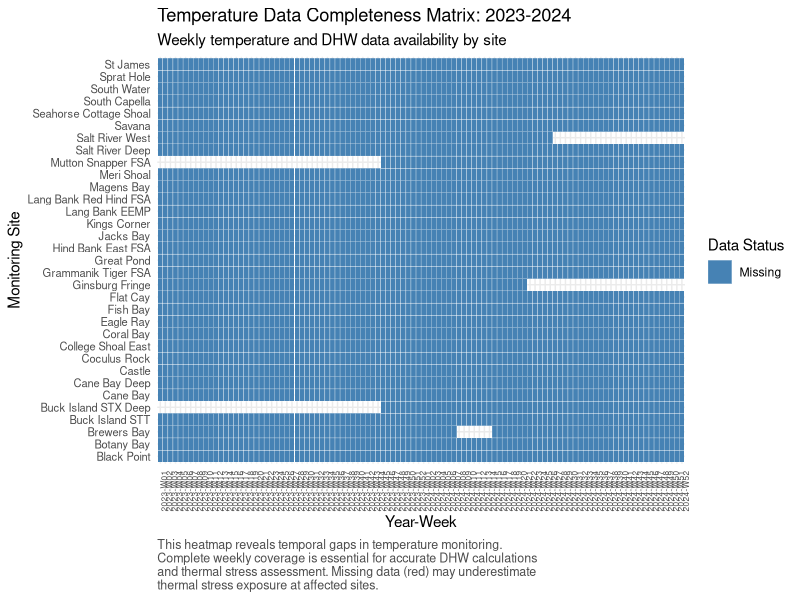
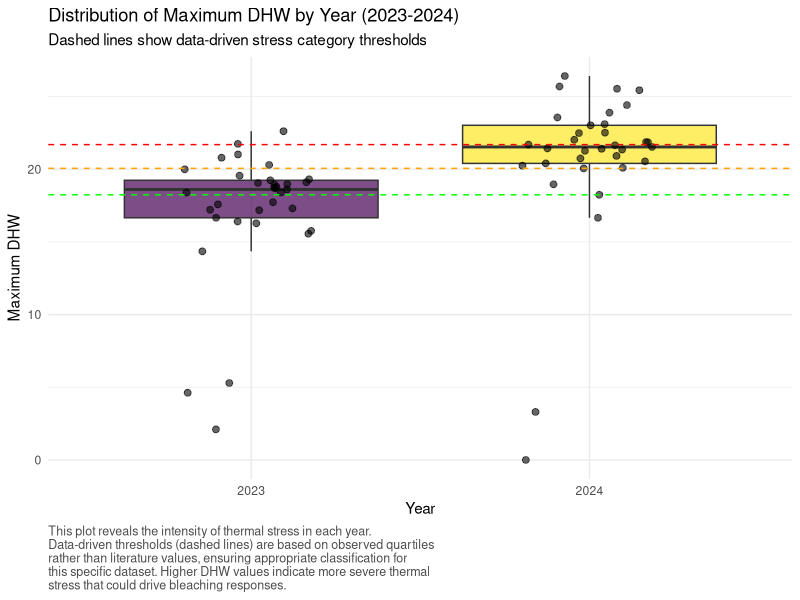
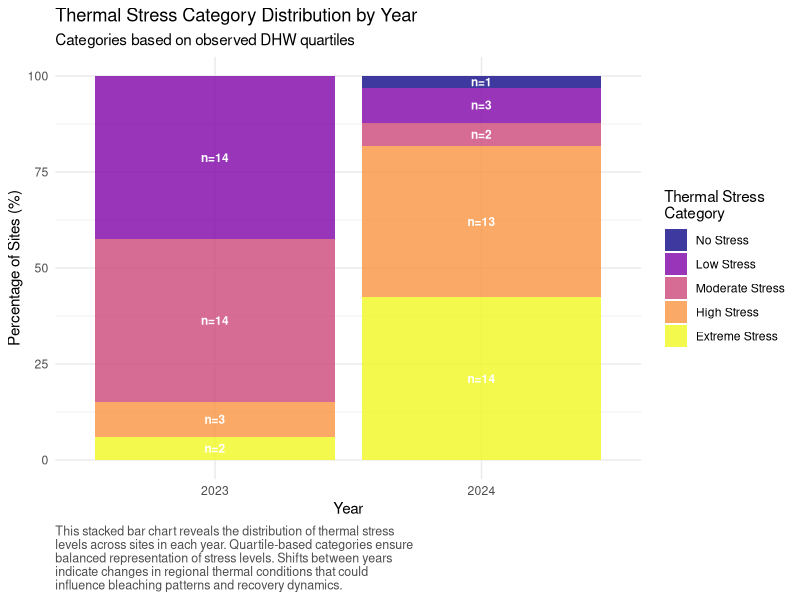
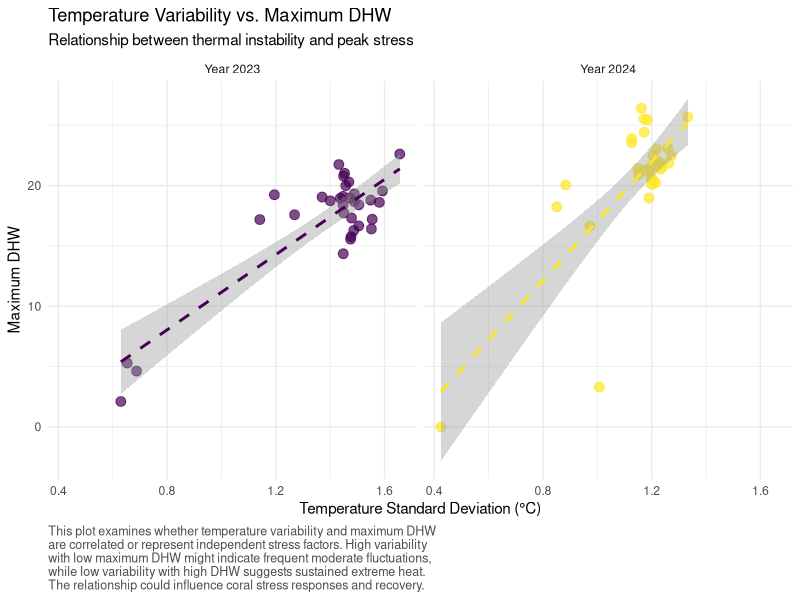
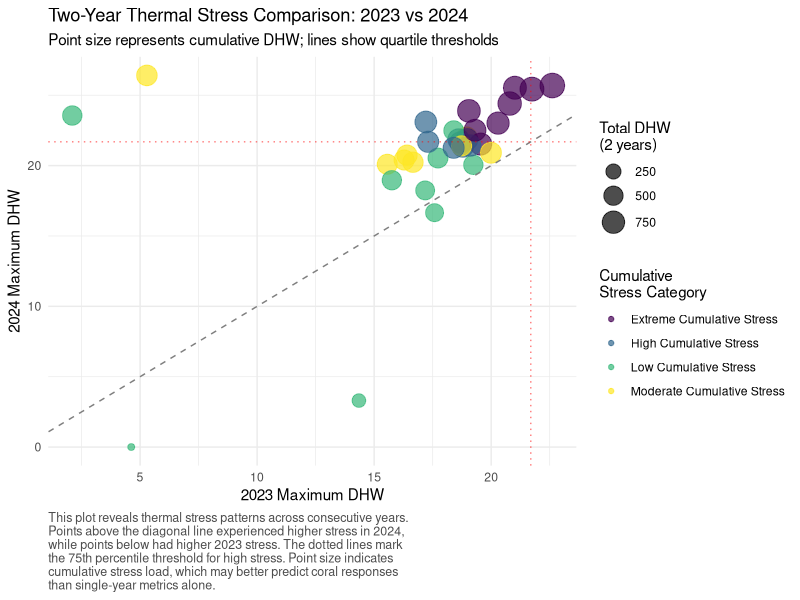

Reproduce these figures in R, in order.
# ============================================================================
  # 02: Comprehensive Temperature and DHW Analysis for 2023-2024 Bleaching Events
  # ============================================================================
# Purpose: Analyze thermal stress patterns, temperature variability, and
#          calculate comprehensive DHW metrics using data-driven quartile
#          classifications. Establish thermal stress categories based on
#          observed data distributions rather than literature thresholds.
# Author: Coral Bleaching Analysis Pipeline
# Date: Analysis of 2023-2025 bleaching events
# Dependencies: Requires 01_severity_thresholds.csv from previous script
# ============================================================================

# Load required libraries with explicit purpose for each
library(dplyr)        # Data manipulation and summarization
library(ggplot2)      # Advanced plotting and visualization
library(readr)        # Efficient CSV reading
library(tidyr)        # Data reshaping for analysis
library(viridis)      # Perceptually uniform color scales
library(scales)       # Scale functions for plots
library(gridExtra)    # Multiple plot arrangement
library(corrplot)     # Correlation analysis visualization
library(lubridate)    # Date manipulation (if needed)

cat("============================================================================\n")
cat("TEMPERATURE AND DHW ANALYSIS FOR 2023-2024 BLEACHING EVENTS\n")
cat("============================================================================\n\n")

# ============================================================================
# LOAD DATA AND INITIAL EXPLORATION
# ============================================================================

cat("STEP 1: Loading temperature data and bleaching thresholds\n")
cat("---------------------------------------------------------\n")

# Load temperature data
# Rationale: Temperature and DHW data provide the thermal stress context
# that drives bleaching responses. Weekly resolution allows detailed analysis
# of stress accumulation patterns and temperature variability.
temp_data <- read_csv("s4pt5_temperatureWeeklyDHW_45sites_2003_2025.csv")

# Load severity thresholds from previous analysis
# Rationale: Using consistent, data-driven thresholds ensures coherent
# classification across all analysis components
if(file.exists("01_severity_thresholds.csv")) {
  severity_thresholds <- read_csv("01_severity_thresholds.csv")
  cat("Loaded bleaching severity thresholds from previous analysis\n")
} else {
  cat("Warning: Severity thresholds not found. Using default values.\n")
  severity_thresholds <- data.frame(
    category = c("minimal", "moderate", "high", "severe"),
    upper_threshold = c(25, 50, 75, 100),
    description = c("Default quartiles", "Default quartiles", "Default quartiles", "Default quartiles")
  )
}

cat("Dataset dimensions:\n")
cat(sprintf("  Temperature data: %d rows × %d columns\n", nrow(temp_data), ncol(temp_data)))
cat(sprintf("  Date range: %d - %d\n", min(temp_data$year, na.rm = TRUE), max(temp_data$year, na.rm = TRUE)))
cat(sprintf("  Total unique sites: %d\n", n_distinct(temp_data$site)))

# Examine data structure and key variables
cat("\nKey variables in temperature data:\n")
cat(paste(names(temp_data), collapse = ", "), "\n")

# Check data completeness for 2023-2024 period
analysis_period_data <- temp_data %>%
  filter(year %in% c(2023, 2024)) %>%
  filter(!is.na(dhw) & !is.na(weekly_max_temp))

cat(sprintf("\nTemperature records for 2023-2024: %d\n", nrow(analysis_period_data)))
cat(sprintf("Sites with 2023-2024 temperature data: %d\n", n_distinct(analysis_period_data$site)))

# ============================================================================
# DATA QUALITY ASSESSMENT FOR THERMAL DATA
# ============================================================================

cat("\nSTEP 2: Temperature data quality assessment\n")
cat("------------------------------------------\n")

# Check missing values and data gaps
missing_temp_analysis <- temp_data %>%
  filter(year %in% c(2023, 2024)) %>%
  summarise(
    total_records = n(),
    missing_dhw = sum(is.na(dhw)),
    missing_temp = sum(is.na(weekly_max_temp)),
    missing_bt = sum(is.na(BT)),
    zero_dhw_count = sum(dhw == 0, na.rm = TRUE),
    complete_records = sum(!is.na(dhw) & !is.na(weekly_max_temp))
  )

cat("Temperature data completeness for 2023-2024:\n")
print(missing_temp_analysis)

# Site-level data completeness
site_completeness <- analysis_period_data %>%
  group_by(site, year) %>%
  summarise(
    weeks_available = n(),
    weeks_with_dhw = sum(dhw > 0, na.rm = TRUE),
    temp_range = max(weekly_max_temp, na.rm = TRUE) - min(weekly_max_temp, na.rm = TRUE),
    .groups = "drop"
  )

cat("\nSite-level data completeness summary:\n")
completeness_summary <- site_completeness %>%
  group_by(year) %>%
  summarise(
    sites = n(),
    mean_weeks = mean(weeks_available),
    min_weeks = min(weeks_available),
    max_weeks = max(weeks_available),
    mean_dhw_weeks = mean(weeks_with_dhw),
    .groups = "drop"
  )
print(completeness_summary)

# ============================================================================
# VISUALIZATION 1: Data Completeness Heatmap
# ============================================================================

# Create heatmap showing data availability by site and week
# Justification: Identifies temporal gaps in temperature monitoring that
# could affect DHW calculations and thermal stress assessment

data_completeness_matrix <- analysis_period_data %>%
  mutate(year_week = paste(year, sprintf("%02d", week), sep = "-W")) %>%
  group_by(site, year_week) %>%
  summarise(
    has_data = !is.na(first(weekly_max_temp)) & !is.na(first(dhw)),
    .groups = "drop"
  ) %>%
  arrange(site, year_week)

p1 <- ggplot(data_completeness_matrix, aes(x = year_week, y = reorder(site, has_data), fill = has_data)) +
  geom_tile(color = "white", size = 0.1) +
  scale_fill_manual(values = c("FALSE" = "red", "TRUE" = "steelblue"),
                    labels = c("Missing", "Available"),
                    name = "Data Status") +
  labs(
    title = "Temperature Data Completeness Matrix: 2023-2024",
    subtitle = "Weekly temperature and DHW data availability by site",
    x = "Year-Week",
    y = "Monitoring Site",
    caption = "This heatmap reveals temporal gaps in temperature monitoring.\nComplete weekly coverage is essential for accurate DHW calculations\nand thermal stress assessment. Missing data (red) may underestimate\nthermal stress exposure at affected sites."
  ) +
  theme_minimal() +
  theme(
    axis.text.x = element_text(angle = 90, hjust = 1, size = 6),
    axis.text.y = element_text(size = 8),
    plot.caption = element_text(hjust = 0, size = 9, color = "gray30")
  )

ggsave("02_plot_temperature_data_completeness.png", p1, width = 16, height = 10, dpi = 300)
cat("\nSaved: 02_plot_temperature_data_completeness.png\n")

# ============================================================================
# COMPREHENSIVE THERMAL METRICS CALCULATION
# ============================================================================

cat("\nSTEP 3: Calculating comprehensive thermal stress metrics\n")
cat("-------------------------------------------------------\n")

# Calculate detailed annual thermal metrics for each site-year
# Rationale: Multiple thermal stress indicators provide different perspectives
# on heat exposure - maximum intensity, cumulative stress, duration, and variability
annual_thermal_metrics <- analysis_period_data %>%
  group_by(site, year) %>%
  summarise(
    # Basic DHW metrics
    max_dhw = max(dhw, na.rm = TRUE),
    mean_dhw = mean(dhw, na.rm = TRUE),
    total_dhw_accumulation = sum(dhw, na.rm = TRUE),
    
    # Temperature extremes
    max_weekly_temp = max(weekly_max_temp, na.rm = TRUE),
    mean_weekly_temp = mean(weekly_max_temp, na.rm = TRUE),
    min_weekly_temp = min(weekly_max_temp, na.rm = TRUE),
    temp_range = max_weekly_temp - min_weekly_temp,
    
    # Temperature variability metrics
    temp_sd = sd(weekly_max_temp, na.rm = TRUE),
    temp_cv = temp_sd / mean_weekly_temp,
    
    # Thermal stress duration metrics
    weeks_above_29 = sum(weekly_max_temp > 29, na.rm = TRUE),
    weeks_above_30 = sum(weekly_max_temp > 30, na.rm = TRUE),
    weeks_above_31 = sum(weekly_max_temp > 31, na.rm = TRUE),
    weeks_with_dhw = sum(dhw > 0, na.rm = TRUE),
    weeks_dhw_above_4 = sum(dhw > 4, na.rm = TRUE),
    weeks_dhw_above_8 = sum(dhw > 8, na.rm = TRUE),
    
    # Data quality metrics
    total_weeks = n(),
    data_completeness = total_weeks / 52,  # Assuming 52 weeks per year
    
    .groups = "drop"
  ) %>%
  # Handle infinite values from division by zero
  mutate(
    temp_cv = ifelse(is.infinite(temp_cv) | is.nan(temp_cv), NA, temp_cv),
    max_dhw = ifelse(is.infinite(max_dhw), NA, max_dhw)
  )

cat(sprintf("Calculated thermal metrics for %d site-year combinations\n", nrow(annual_thermal_metrics)))

# ============================================================================
# DATA-DRIVEN DHW THRESHOLD CALCULATION
# ============================================================================

cat("\nSTEP 4: Establishing data-driven DHW thresholds using observed quartiles\n")
cat("------------------------------------------------------------------------\n")

# Calculate DHW quartiles from observed data
# Rationale: Literature-based thresholds (DHW 4 = bleaching, DHW 8 = mortality)
# may not reflect local conditions. Data-driven thresholds ensure classifications
# are appropriate for this specific dataset and region.

# Extract all non-zero DHW values for quartile calculation
all_dhw_values <- annual_thermal_metrics$max_dhw[!is.na(annual_thermal_metrics$max_dhw) & 
                                                   annual_thermal_metrics$max_dhw > 0]

dhw_quartiles <- quantile(all_dhw_values, probs = c(0, 0.25, 0.5, 0.75, 1.0))
cat("Maximum DHW quartiles (observed data):\n")
print(dhw_quartiles)

# Calculate temperature variability quartiles
temp_var_values <- annual_thermal_metrics$temp_sd[!is.na(annual_thermal_metrics$temp_sd)]
temp_var_quartiles <- quantile(temp_var_values, probs = c(0, 0.25, 0.5, 0.75, 1.0))
cat("\nTemperature variability (SD) quartiles:\n")
print(temp_var_quartiles)

# Calculate cumulative DHW quartiles
cumul_dhw_values <- annual_thermal_metrics$total_dhw_accumulation[!is.na(annual_thermal_metrics$total_dhw_accumulation) & 
                                                                    annual_thermal_metrics$total_dhw_accumulation > 0]
cumul_dhw_quartiles <- quantile(cumul_dhw_values, probs = c(0, 0.25, 0.5, 0.75, 1.0))
cat("\nCumulative DHW quartiles:\n")
print(cumul_dhw_quartiles)

# Define thermal stress categories based on observed quartiles
thermal_stress_thresholds <- list(
  dhw_low = dhw_quartiles[2],        # 0-25th percentile
  dhw_moderate = dhw_quartiles[3],   # 25th-50th percentile
  dhw_high = dhw_quartiles[4],       # 50th-75th percentile
  dhw_extreme = dhw_quartiles[5]     # 75th-100th percentile
)

cat("\nData-driven thermal stress categories (Max DHW):\n")
cat(sprintf("  Low Stress: 0 - %.1f DHW (0-25th percentile)\n", thermal_stress_thresholds$dhw_low))
cat(sprintf("  Moderate Stress: %.1f - %.1f DHW (25th-50th percentile)\n", 
            thermal_stress_thresholds$dhw_low, thermal_stress_thresholds$dhw_moderate))
cat(sprintf("  High Stress: %.1f - %.1f DHW (50th-75th percentile)\n", 
            thermal_stress_thresholds$dhw_moderate, thermal_stress_thresholds$dhw_high))
cat(sprintf("  Extreme Stress: %.1f - %.1f DHW (75th-100th percentile)\n", 
            thermal_stress_thresholds$dhw_high, thermal_stress_thresholds$dhw_extreme))

# Apply thermal stress categories
annual_thermal_metrics <- annual_thermal_metrics %>%
  mutate(
    dhw_stress_category = case_when(
      is.na(max_dhw) | max_dhw == 0 ~ "No Stress",
      max_dhw <= thermal_stress_thresholds$dhw_low ~ "Low Stress",
      max_dhw <= thermal_stress_thresholds$dhw_moderate ~ "Moderate Stress",
      max_dhw <= thermal_stress_thresholds$dhw_high ~ "High Stress",
      max_dhw <= thermal_stress_thresholds$dhw_extreme ~ "Extreme Stress",
      TRUE ~ "Extreme Stress"
    ),
    dhw_stress_category = factor(dhw_stress_category, 
                                 levels = c("No Stress", "Low Stress", "Moderate Stress", 
                                            "High Stress", "Extreme Stress")),
    
    # Temperature variability categories
    temp_var_category = case_when(
      is.na(temp_sd) ~ "Unknown",
      temp_sd <= temp_var_quartiles[2] ~ "Low Variability",
      temp_sd <= temp_var_quartiles[3] ~ "Moderate Variability",
      temp_sd <= temp_var_quartiles[4] ~ "High Variability",
      TRUE ~ "Extreme Variability"
    ),
    temp_var_category = factor(temp_var_category,
                               levels = c("Low Variability", "Moderate Variability",
                                          "High Variability", "Extreme Variability"))
  )

# ============================================================================
# VISUALIZATION 2: DHW Distribution Analysis
# ============================================================================

# Create comprehensive DHW distribution plots
# Justification: Understanding DHW distributions reveals the thermal stress
# landscape and validates our quartile-based classification system

dhw_2023 <- annual_thermal_metrics %>% filter(year == 2023)
dhw_2024 <- annual_thermal_metrics %>% filter(year == 2024)

p2 <- ggplot(annual_thermal_metrics, aes(x = factor(year), y = max_dhw, fill = factor(year))) +
  geom_boxplot(alpha = 0.7, outlier.shape = NA) +
  geom_jitter(width = 0.2, alpha = 0.6, size = 2) +
  geom_hline(yintercept = thermal_stress_thresholds$dhw_low, linetype = "dashed", color = "green") +
  geom_hline(yintercept = thermal_stress_thresholds$dhw_moderate, linetype = "dashed", color = "orange") +
  geom_hline(yintercept = thermal_stress_thresholds$dhw_high, linetype = "dashed", color = "red") +
  scale_fill_viridis_d(name = "Year") +
  labs(
    title = "Distribution of Maximum DHW by Year (2023-2024)",
    subtitle = "Dashed lines show data-driven stress category thresholds",
    x = "Year",
    y = "Maximum DHW",
    caption = "This plot reveals the intensity of thermal stress in each year.\nData-driven thresholds (dashed lines) are based on observed quartiles\nrather than literature values, ensuring appropriate classification for\nthis specific dataset. Higher DHW values indicate more severe thermal\nstress that could drive bleaching responses."
  ) +
  theme_minimal() +
  theme(
    legend.position = "none",
    plot.caption = element_text(hjust = 0, size = 9, color = "gray30")
  )

ggsave("02_plot_dhw_distributions.png", p2, width = 10, height = 7, dpi = 300)
cat("Saved: 02_plot_dhw_distributions.png\n")

# ============================================================================
# VISUALIZATION 3: Thermal Stress Category Analysis
# ============================================================================

# Create stacked bar chart of thermal stress categories
# Justification: Shows the distribution of sites across stress categories
# and how this changes between years

stress_category_summary <- annual_thermal_metrics %>%
  group_by(year, dhw_stress_category) %>%
  summarise(count = n(), .groups = "drop") %>%
  group_by(year) %>%
  mutate(
    total = sum(count),
    percentage = count / total * 100
  )

p3 <- ggplot(stress_category_summary, aes(x = factor(year), y = percentage, fill = dhw_stress_category)) +
  geom_col(position = "stack", alpha = 0.8) +
  geom_text(aes(label = sprintf("n=%d", count)), 
            position = position_stack(vjust = 0.5), 
            size = 3, color = "white", fontface = "bold") +
  scale_fill_viridis_d(name = "Thermal Stress\nCategory", option = "plasma") +
  labs(
    title = "Thermal Stress Category Distribution by Year",
    subtitle = "Categories based on observed DHW quartiles",
    x = "Year",
    y = "Percentage of Sites (%)",
    caption = "This stacked bar chart reveals the distribution of thermal stress\nlevels across sites in each year. Quartile-based categories ensure\nbalanced representation of stress levels. Shifts between years\nindicate changes in regional thermal conditions that could\ninfluence bleaching patterns and recovery dynamics."
  ) +
  theme_minimal() +
  theme(plot.caption = element_text(hjust = 0, size = 9, color = "gray30"))

ggsave("02_plot_stress_categories.png", p3, width = 10, height = 7, dpi = 300)
cat("Saved: 02_plot_stress_categories.png\n")

# ============================================================================
# TEMPERATURE VARIABILITY ANALYSIS
# ============================================================================

cat("\nSTEP 5: Analyzing temperature variability patterns\n")
cat("--------------------------------------------------\n")

# Calculate detailed temperature variability metrics
# Rationale: Temperature variability may be as important as absolute values
# for coral stress responses. Some corals may be more sensitive to fluctuations
# than to sustained high temperatures.

temp_variability_analysis <- analysis_period_data %>%
  group_by(site, year) %>%
  arrange(week) %>%
  mutate(
    # Week-to-week temperature changes
    temp_change = abs(weekly_max_temp - lag(weekly_max_temp)),
    temp_increasing = weekly_max_temp > lag(weekly_max_temp),
    
    # Rolling temperature metrics (4-week windows)
    temp_4wk_mean = zoo::rollmean(weekly_max_temp, k = 4, fill = NA, align = "right"),
    temp_4wk_max = zoo::rollmax(weekly_max_temp, k = 4, fill = NA, align = "right")
  ) %>%
  summarise(
    # Temperature change metrics
    mean_weekly_change = mean(temp_change, na.rm = TRUE),
    max_weekly_change = max(temp_change, na.rm = TRUE),
    weeks_increasing = sum(temp_increasing, na.rm = TRUE),
    weeks_decreasing = sum(!temp_increasing, na.rm = TRUE),
    
    # Temperature persistence metrics
    longest_hot_streak = max(rle(weekly_max_temp > 29)$lengths[rle(weekly_max_temp > 29)$values], default = 0),
    longest_extreme_streak = max(rle(weekly_max_temp > 30)$lengths[rle(weekly_max_temp > 30)$values], default = 0),
    
    # Coefficient of variation
    cv_temperature = sd(weekly_max_temp, na.rm = TRUE) / mean(weekly_max_temp, na.rm = TRUE),
    
    .groups = "drop"
  )

# Merge variability metrics with thermal metrics
comprehensive_thermal_data <- annual_thermal_metrics %>%
  left_join(temp_variability_analysis, by = c("site", "year"))

cat("Temperature variability statistics:\n")
variability_stats <- comprehensive_thermal_data %>%
  summarise(
    mean_weekly_change = mean(mean_weekly_change, na.rm = TRUE),
    mean_max_change = mean(max_weekly_change, na.rm = TRUE),
    mean_cv = mean(cv_temperature, na.rm = TRUE),
    mean_hot_streak = mean(longest_hot_streak, na.rm = TRUE),
    .groups = "drop"
  )
print(variability_stats)

# ============================================================================
# VISUALIZATION 4: Temperature Variability vs. Maximum DHW
# ============================================================================

# Create scatter plot showing relationship between variability and maximum stress
# Justification: Reveals whether sites with high temperature variability
# also experience high maximum DHW, or if these are independent stress factors

p4 <- ggplot(comprehensive_thermal_data, aes(x = temp_sd, y = max_dhw, color = factor(year))) +
  geom_point(size = 3, alpha = 0.7) +
  geom_smooth(method = "lm", se = TRUE, linetype = "dashed") +
  facet_wrap(~year, labeller = labeller(year = function(x) paste("Year", x))) +
  scale_color_viridis_d(name = "Year") +
  labs(
    title = "Temperature Variability vs. Maximum DHW",
    subtitle = "Relationship between thermal instability and peak stress",
    x = "Temperature Standard Deviation (°C)",
    y = "Maximum DHW",
    caption = "This plot examines whether temperature variability and maximum DHW\nare correlated or represent independent stress factors. High variability\nwith low maximum DHW might indicate frequent moderate fluctuations,\nwhile low variability with high DHW suggests sustained extreme heat.\nThe relationship could influence coral stress responses and recovery."
  ) +
  theme_minimal() +
  theme(
    legend.position = "none",
    plot.caption = element_text(hjust = 0, size = 9, color = "gray30")
  )

ggsave("02_plot_variability_vs_dhw.png", p4, width = 12, height = 8, dpi = 300)
cat("Saved: 02_plot_variability_vs_dhw.png\n")

# ============================================================================
# CUMULATIVE THERMAL STRESS ANALYSIS
# ============================================================================

cat("\nSTEP 6: Analyzing cumulative thermal stress patterns\n")
cat("----------------------------------------------------\n")

# Calculate cumulative stress metrics across both years
# Rationale: Two-year cumulative stress may better predict coral responses
# than single-year metrics, as thermal stress effects can be cumulative

cumulative_stress <- comprehensive_thermal_data %>%
  select(site, year, max_dhw, total_dhw_accumulation, weeks_with_dhw, temp_sd) %>%
  pivot_wider(names_from = year, 
              values_from = c(max_dhw, total_dhw_accumulation, weeks_with_dhw, temp_sd),
              names_sep = "_") %>%
  mutate(
    # Cumulative metrics across both years
    cumulative_max_dhw = pmax(max_dhw_2023, max_dhw_2024, na.rm = TRUE),
    total_stress_2years = total_dhw_accumulation_2023 + total_dhw_accumulation_2024,
    consecutive_stress_weeks = weeks_with_dhw_2023 + weeks_with_dhw_2024,
    mean_temp_variability = (temp_sd_2023 + temp_sd_2024) / 2,
    
    # Stress escalation/de-escalation patterns
    dhw_change_2023_to_2024 = max_dhw_2024 - max_dhw_2023,
    stress_trend = case_when(
      dhw_change_2023_to_2024 > 2 ~ "Escalating",
      dhw_change_2023_to_2024 < -2 ~ "De-escalating", 
      TRUE ~ "Stable"
    )
  )

# Calculate cumulative stress quartiles for classification
cumul_stress_quartiles <- quantile(cumulative_stress$total_stress_2years, 
                                   probs = c(0, 0.25, 0.5, 0.75, 1.0), na.rm = TRUE)

cat("Cumulative 2-year thermal stress quartiles:\n")
print(cumul_stress_quartiles)

# Identify sites with different thermal stress patterns
thermal_stress_patterns <- cumulative_stress %>%
  mutate(
    cumulative_stress_category = case_when(
      total_stress_2years <= cumul_stress_quartiles[2] ~ "Low Cumulative Stress",
      total_stress_2years <= cumul_stress_quartiles[3] ~ "Moderate Cumulative Stress",
      total_stress_2years <= cumul_stress_quartiles[4] ~ "High Cumulative Stress",
      TRUE ~ "Extreme Cumulative Stress"
    ),
    
    stress_pattern = case_when(
      max_dhw_2023 > dhw_quartiles[4] & max_dhw_2024 > dhw_quartiles[4] ~ "High_Both_Years",
      max_dhw_2023 > dhw_quartiles[4] & max_dhw_2024 <= dhw_quartiles[3] ~ "High_2023_Moderate_2024",
      max_dhw_2023 <= dhw_quartiles[3] & max_dhw_2024 > dhw_quartiles[4] ~ "Moderate_2023_High_2024",
      max_dhw_2023 > dhw_quartiles[3] & max_dhw_2024 > dhw_quartiles[3] ~ "Moderate_Both_Years",
      TRUE ~ "Low_Stress_Both_Years"
    )
  )

cat("\nThermal stress pattern distribution:\n")
pattern_counts <- thermal_stress_patterns %>%
  count(stress_pattern) %>%
  arrange(desc(n))
print(pattern_counts)

# ============================================================================
# VISUALIZATION 5: Cumulative Stress Analysis
# ============================================================================

# Create comprehensive cumulative stress visualization
# Justification: Cumulative stress over multiple years may be more predictive
# of coral responses than single-year metrics

p5 <- ggplot(thermal_stress_patterns, aes(x = max_dhw_2023, y = max_dhw_2024, 
                                          color = cumulative_stress_category, 
                                          size = total_stress_2years)) +
  geom_point(alpha = 0.7) +
  geom_abline(slope = 1, intercept = 0, linetype = "dashed", color = "gray50") +
  geom_hline(yintercept = dhw_quartiles[4], linetype = "dotted", color = "red", alpha = 0.5) +
  geom_vline(xintercept = dhw_quartiles[4], linetype = "dotted", color = "red", alpha = 0.5) +
  scale_color_viridis_d(name = "Cumulative\nStress Category") +
  scale_size_continuous(name = "Total DHW\n(2 years)", range = c(2, 8)) +
  labs(
    title = "Two-Year Thermal Stress Comparison: 2023 vs 2024",
    subtitle = "Point size represents cumulative DHW; lines show quartile thresholds",
    x = "2023 Maximum DHW",
    y = "2024 Maximum DHW",
    caption = "This plot reveals thermal stress patterns across consecutive years.\nPoints above the diagonal line experienced higher stress in 2024,\nwhile points below had higher 2023 stress. The dotted lines mark\nthe 75th percentile threshold for high stress. Point size indicates\ncumulative stress load, which may better predict coral responses\nthan single-year metrics alone."
  ) +
  theme_minimal() +
  theme(plot.caption = element_text(hjust = 0, size = 9, color = "gray30"))

ggsave("02_plot_cumulative_stress.png", p5, width = 12, height = 8, dpi = 300)
cat("Saved: 02_plot_cumulative_stress.png\n")

# ============================================================================
# SITE-SPECIFIC THERMAL PROFILES
# ============================================================================

cat("\nSTEP 7: Creating site-specific thermal stress profiles\n")
cat("------------------------------------------------------\n")

# Calculate comprehensive thermal profiles for each site
# Rationale: Sites may have distinctive thermal signatures that influence
# their bleaching susceptibility and recovery capacity

site_thermal_profiles <- comprehensive_thermal_data %>%
  group_by(site) %>%
  summarise(
    # Multi-year thermal characteristics
    years_data = n(),
    mean_max_dhw = mean(max_dhw, na.rm = TRUE),
    max_max_dhw = max(max_dhw, na.rm = TRUE),
    mean_temp_variability = mean(temp_sd, na.rm = TRUE),
    mean_cumul_dhw = mean(total_dhw_accumulation, na.rm = TRUE),
    
    # Thermal stress frequency
    years_high_stress = sum(max_dhw > dhw_quartiles[4], na.rm = TRUE),
    years_extreme_stress = sum(max_dhw > dhw_quartiles[5], na.rm = TRUE),
    
    # Temperature characteristics
    mean_annual_max_temp = mean(max_weekly_temp, na.rm = TRUE),
    mean_annual_range = mean(temp_range, na.rm = TRUE),
    
    .groups = "drop"
  ) %>%
  # Only include sites with data from both years
  filter(years_data >= 2) %>%
  mutate(
    # Thermal stress frequency classification
    stress_frequency = case_when(
      years_extreme_stress >= 2 ~ "Consistently Extreme",
      years_high_stress >= 2 ~ "Consistently High",
      years_high_stress == 1 ~ "Intermittent High",
      TRUE ~ "Generally Low"
    ),
    
    # Overall thermal profile
    thermal_profile = case_when(
      mean_max_dhw > dhw_quartiles[4] & mean_temp_variability > temp_var_quartiles[4] ~ "High Stress + High Variability",
      mean_max_dhw > dhw_quartiles[4] & mean_temp_variability <= temp_var_quartiles[2] ~ "High Stress + Low Variability",
      mean_max_dhw <= dhw_quartiles[2] & mean_temp_variability > temp_var_quartiles[4] ~ "Low Stress + High Variability",
      mean_max_dhw <= dhw_quartiles[2] & mean_temp_variability <= temp_var_quartiles[2] ~ "Low Stress + Low Variability",
      TRUE ~ "Moderate Mixed Profile"
    )
  ) %>%
  arrange(desc(mean_max_dhw))

cat("Site thermal profile summary:\n")
profile_summary <- site_thermal_profiles %>%
  count(thermal_profile) %>%
  arrange(desc(n))
print(profile_summary)

cat("\nTop 10 highest thermal stress sites:\n")
print(head(site_thermal_profiles %>% select(site, mean_max_dhw, thermal_profile), 10))

# ============================================================================
# SAVE COMPREHENSIVE THERMAL ANALYSIS RESULTS
# ============================================================================

cat("\nSTEP 8: Saving comprehensive thermal analysis results\n")
cat("-----------------------------------------------------\n")

# Save all thermal analysis datasets
write_csv(annual_thermal_metrics, "02_annual_thermal_metrics.csv")
write_csv(comprehensive_thermal_data, "02_comprehensive_thermal_data.csv")
write_csv(cumulative_stress, "02_cumulative_thermal_stress.csv")
write_csv(thermal_stress_patterns, "02_thermal_stress_patterns.csv")
write_csv(site_thermal_profiles, "02_site_thermal_profiles.csv")

# Save thermal stress thresholds for use in other scripts
thermal_thresholds_data <- data.frame(
  metric = c("max_dhw_low", "max_dhw_moderate", "max_dhw_high", "max_dhw_extreme",
             "temp_var_low", "temp_var_moderate", "temp_var_high", "temp_var_extreme"),
  threshold = c(thermal_stress_thresholds$dhw_low, thermal_stress_thresholds$dhw_moderate,
                thermal_stress_thresholds$dhw_high, thermal_stress_thresholds$dhw_extreme,
                temp_var_quartiles[2], temp_var_quartiles[3], 
                temp_var_quartiles[4], temp_var_quartiles[5]),
  percentile = rep(c("25th", "50th", "75th", "100th"), 2),
  category = rep(c("DHW", "Temperature_Variability"), each = 4)
)
write_csv(thermal_thresholds_data, "02_thermal_stress_thresholds.csv")

# ============================================================================
# FINAL SUMMARY STATISTICS
# ============================================================================

cat("\nFINAL THERMAL ANALYSIS SUMMARY\n")
cat("===============================\n")

cat(sprintf("Sites analyzed: %d\n", n_distinct(comprehensive_thermal_data$site)))
cat(sprintf("Site-year combinations: %d\n", nrow(comprehensive_thermal_data)))
cat(sprintf("Total temperature records processed: %d\n", nrow(analysis_period_data)))

cat("\nThermal stress thresholds (data-driven quartiles):\n")
for(i in 1:4) {
  cat(sprintf("  %s: ≤%.1f DHW (%s percentile)\n", 
              c("Low", "Moderate", "High", "Extreme")[i],
              c(thermal_stress_thresholds$dhw_low, thermal_stress_thresholds$dhw_moderate,
                thermal_stress_thresholds$dhw_high, thermal_stress_thresholds$dhw_extreme)[i],
              c("25th", "50th", "75th", "100th")[i]))
}

cat(sprintf("\n2023 thermal stress summary:\n"))
stress_2023 <- comprehensive_thermal_data %>% filter(year == 2023)
cat(sprintf("  Mean max DHW: %.1f\n", mean(stress_2023$max_dhw, na.rm = TRUE)))
cat(sprintf("  Range: %.1f - %.1f\n", min(stress_2023$max_dhw, na.rm = TRUE), max(stress_2023$max_dhw, na.rm = TRUE)))
cat(sprintf("  Sites with extreme stress (>%.1f DHW): %d\n", thermal_stress_thresholds$dhw_high, 
            sum(stress_2023$max_dhw > thermal_stress_thresholds$dhw_high, na.rm = TRUE)))

cat(sprintf("\n2024 thermal stress summary:\n"))
stress_2024 <- comprehensive_thermal_data %>% filter(year == 2024)
cat(sprintf("  Mean max DHW: %.1f\n", mean(stress_2024$max_dhw, na.rm = TRUE)))
cat(sprintf("  Range: %.1f - %.1f\n", min(stress_2024$max_dhw, na.rm = TRUE), max(stress_2024$max_dhw, na.rm = TRUE)))
cat(sprintf("  Sites with extreme stress (>%.1f DHW): %d\n", thermal_stress_thresholds$dhw_high,
            sum(stress_2024$max_dhw > thermal_stress_thresholds$dhw_high, na.rm = TRUE)))

cat("\nFiles saved:\n")
cat("  - 02_annual_thermal_metrics.csv\n")
cat("  - 02_comprehensive_thermal_data.csv\n")
cat("  - 02_cumulative_thermal_stress.csv\n")
cat("  - 02_thermal_stress_patterns.csv\n")
cat("  - 02_site_thermal_profiles.csv\n")
cat("  - 02_thermal_stress_thresholds.csv\n")

cat("\nVisualizations saved:\n")
cat("  - 02_plot_temperature_data_completeness.png\n")
cat("  - 02_plot_dhw_distributions.png\n")
cat("  - 02_plot_stress_categories.png\n")
cat("  - 02_plot_variability_vs_dhw.png\n")
cat("  - 02_plot_cumulative_stress.png\n")

cat("\n============================================================================\n")
cat("STEP 2 COMPLETE: Comprehensive thermal stress analysis using data-driven thresholds\n")
cat("Next: Bleaching response and recovery pattern analysis\n")
cat("============================================================================\n")